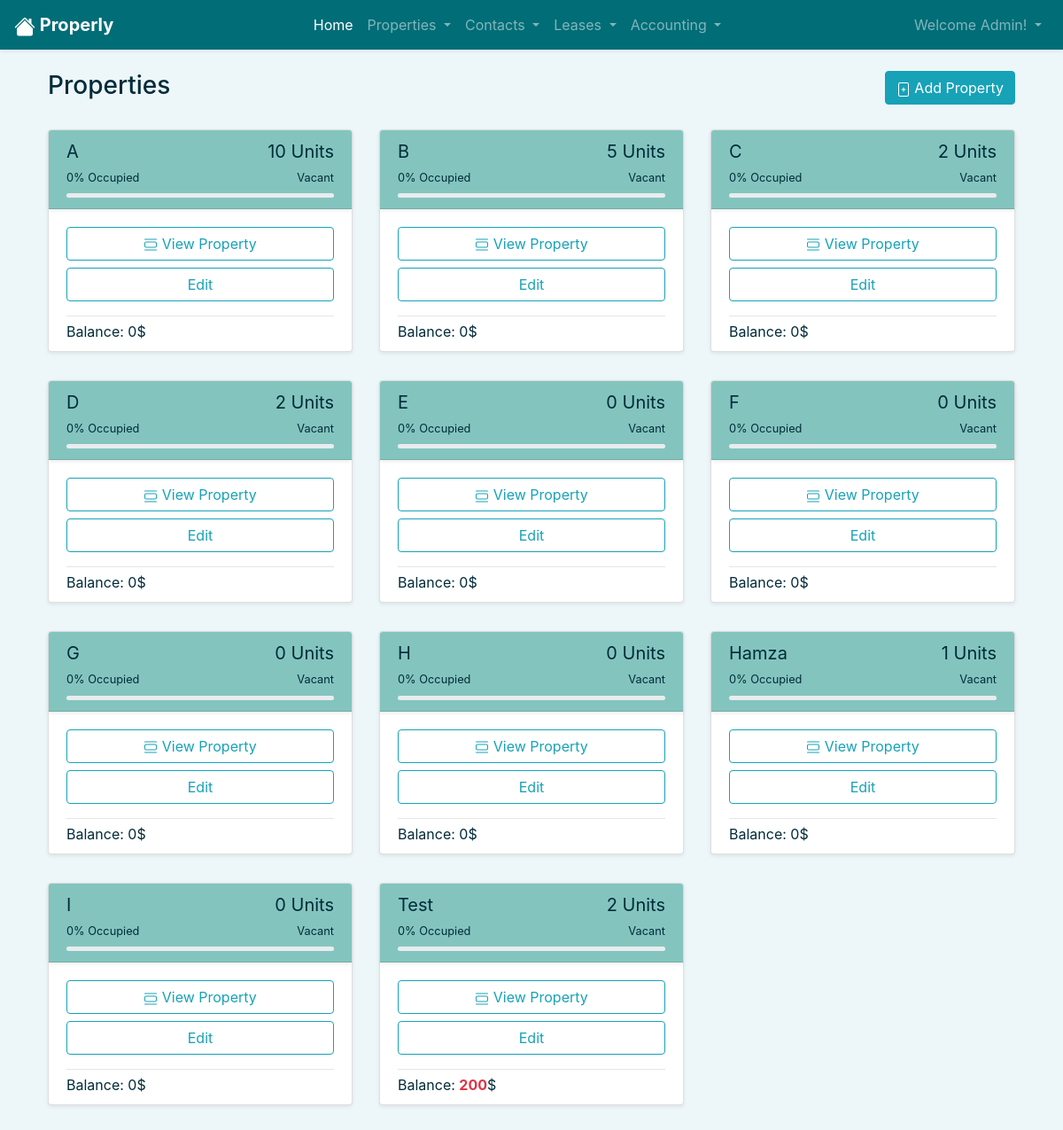
The app's page /properties/all/ (signed in) with its own data.
### users/models.py (models this page shows)
class User(AbstractUser):
    pass

### properties/models.py (models this page shows, shortened)
class Property(models.Model):
    class Meta:
        ordering = ['name']
    name        = models.CharField(max_length=50, blank=False, unique=True)
    year_built  = models.DateField(blank=False ,auto_now=False, auto_now_add=False)
    description = models.TextField(default=property_description, blank=True)
    user        = models.ForeignKey(User, blank=False, null=False, on_delete=models.CASCADE, related_name='properties')
    def balance(self):
        invoices = self.invoices.aggregate(invoices=Sum('amount'))['invoices']
        payments = self.payments.aggregate(payments=Sum('amount'))['payments']
        if not invoices:
            invoices = 0
        if not payments:
            payments = 0
        return invoices - payments
    def occupancy_rate(self):
        vacant      = 0
        occupied    = 0
        units = self.units.all()
        if units.count() == 0:
            return 0
        for unit in units:
            if unit.is_vacant():
                vacant +=1
            else:
                occupied += 1
        return int(100 * (occupied / (vacant+occupied)))
    def __str__(self):
        return f"{self.name.capitalize()}"

class Unit(models.Model):
    class Meta:
        ordering = ['property', 'num']
        unique_together = (('property', 'num'),)
    num         = models.IntegerField(blank=False, validators=[MinValueValidator(1)])
    beds        = models.IntegerField(blank=False, validators=[MinValueValidator(0)])
    baths       = models.IntegerField(blank=False, validators=[MinValueValidator(0)])
    size        = models.IntegerField(blank=False, validators=[MinValueValidator(0)])
    market_rent = models.DecimalField(max_digits=10, decimal_places=2, validators=[MinValueValidator(0)])
    deposit     = models.DecimalField(max_digits=10, decimal_places=2, validators=[MinValueValidator(0)])
    description = models.TextField(default=property_description, blank=True)
    property    = models.ForeignKey(Property, blank=False, null=False, on_delete=models.CASCADE, related_name='units')
    user        = models.ForeignKey(User, blank=False, null=False, on_delete=models.CASCADE, related_name='units')
    def is_vacant(self):
        leases = self.leases.filter(start__lte=date.today()).filter(end__gte=date.today())
        if not leases:
            return True
        else:
            return False

### users/decorators.py (the view)
        def wrapper(request, *args, **kwargs):
            user_groups = request.user.groups.all()
            user_groups_names = []
            for item in user_groups:
                user_groups_names.append(item.name)
            if set(user_groups_names) & set(allowed_roles):
                return view_func(request, *args, **kwargs)
            else:
                return HttpResponseForbidden()

### properties/views.py (called while the page is built)
@login_required
@allowed_users(allowed_roles=['admin', 'sales', 'collector', 'accountant'])
def all(request):
    properties = Property.objects.all()
    return render(request, 'properties/properties.html', {
        'properties': properties,
        'title': 'Properties',
    })

### properties/templates/properties/properties.html (shortened to what this page needs)
{% extends 'home/base.html' %}
{% block header %}
<div>
    <a href="{% url 'properties:add' %}" class="float-right btn btn-info">
        Add Property
    </a>
</div>
{% endblock header %}
{% block body %}
<div class="row">
    {% for property in properties %}
    <div class="col-sm-12 col-md-6 col-lg-6 col-xl-4 mb-3">
        <div class="card bg-l mb-3 shadow-sm">
            <div class="bg-3 card-header shadow-sm">
                <div class="d-flex justify-content-between">
                    <h5 class="font-weight-normal">{{property}}</h5>
                    <h5 class="font-weight-normal">{{property.units.count}} Units</h5>
                </div>
                <div>
                    <div class="d-flex justify-content-between">
                        <small class="float-left">{{property.occupancy_rate}}% Occupied</small>
                        <small class="float-right">Vacant</small>
                    </div>
                    <div style="height: 5px;" class="progress mt-2">
                    </div>
                </div>
            </div>
            <div class="card-body mb-n3">
                <div class="btn-group d-flex mb-2" role="group" aria-label="Basic example">
                    <a href="{% url 'properties:property' property.id %}" type="button" class="btn btn-outline-info">
                        View Property
                    </a>
                </div>
                <div class="btn-group d-flex" role="group" aria-label="Basic example">
                    <a href="{% url 'properties:edit' property.id %}" type="button" class="btn btn-outline-info">Edit</a>
                </div>
                <hr>
                <h6 class="font-weight-normal mt-n2">Balance: <span
                        class="{% if property.balance %} text-danger font-weight-bold {% endif %}">{{property.balance}}</span>$
                </h6>
            </div>
        </div>
    </div>
    {% endfor %}
</div>
{% endblock body %}

### home/templates/home/nav.html (shortened to what this page needs)
<nav class="navbar navbar-expand-lg navbar-dark bg-d sticky-top shadow-sm">
    <a class="navbar-brand" href="{% url 'home:index' %}">
        <strong style="font-style: ;">
            Properly
        </strong>
    </a>
    <div class="collapse navbar-collapse" id="navbarNavDropdown">
        <ul class="navbar-nav mr-auto mx-auto">
            {% if request.user.is_authenticated %}
            <li class="nav-item active">
                <a class="nav-link" href="{% url 'home:index' %}">Home<span class="sr-only">(current)</span></a>
            </li>
            <li class="nav-item dropdown">
                <a class="nav-link dropdown-toggle" href="#" id="navbarDropdownMenuLink" role="button"
                    data-toggle="dropdown" aria-haspopup="true" aria-expanded="false">
                    Properties
                </a>
            </li>
            <li class="nav-item dropdown">
                <a class="nav-link dropdown-toggle" href="#" id="navbarDropdownMenuLink" role="button"
                    data-toggle="dropdown" aria-haspopup="true" aria-expanded="false">
                    Contacts
                </a>
            </li>
            <li class="nav-item dropdown">
                <a class="nav-link dropdown-toggle" href="#" id="navbarDropdownMenuLink" role="button"
                    data-toggle="dropdown" aria-haspopup="true" aria-expanded="false">
                    Leases
                </a>
            </li>
            <li class="nav-item dropdown">
                <a class="nav-link dropdown-toggle" href="#" id="navbarDropdownMenuLink" role="button"
                    data-toggle="dropdown" aria-haspopup="true" aria-expanded="false">
                    Accounting
                </a>
            </li>
            {% endif %}
        </ul>
        <ul class="navbar-nav float-lg-right">
            {% if user.is_authenticated %}
            <li class="nav-item dropdown">
                <a class="nav-link dropdown-toggle" href="#" id="navbarDropdownMenuLink" role="button"
                    data-toggle="dropdown" aria-haspopup="true" aria-expanded="false">
                    Welcome {{user.username|title}}!
                </a>
            </li>
            {% endif %}
        </ul>
    </div>
</nav>
<br>

### home/static/home/styles.css (style rules this page uses)
.bg-d { background-color: #006d77 !important; color: white !important; }
.bg-3 { background-color: #83c5be !important; color: #022b3a !important; }
.bg-1 { background-color: #edf6f9 !important; color: #022b3a !important; }
.bg-l { background-color: #ffffff !important; color: #022b3a !important; }
body { color: #022b3a; }

### records on screen
User: username "Admin"
Property: name "A", units.count "10", occupancy_rate "0", balance "0"
Property: name "B", units.count "5", occupancy_rate "0", balance "0"
Property: name "C", units.count "2", occupancy_rate "0", balance "0"
Property: name "D", units.count "2", occupancy_rate "0", balance "0"
Property: name "E", units.count "0", occupancy_rate "0", balance "0"
Property: name "F", units.count "0", occupancy_rate "0", balance "0"
Property: name "G", units.count "0", occupancy_rate "0", balance "0"
Property: name "H", units.count "0", occupancy_rate "0", balance "0"
Property: name "Hamza", units.count "1", occupancy_rate "0", balance "0"
Property: name "I", units.count "0", occupancy_rate "0", balance "0"
Property: name "Test", units.count "2", occupancy_rate "0", balance "200"

### other values on screen
{{ title }} "Properties"
